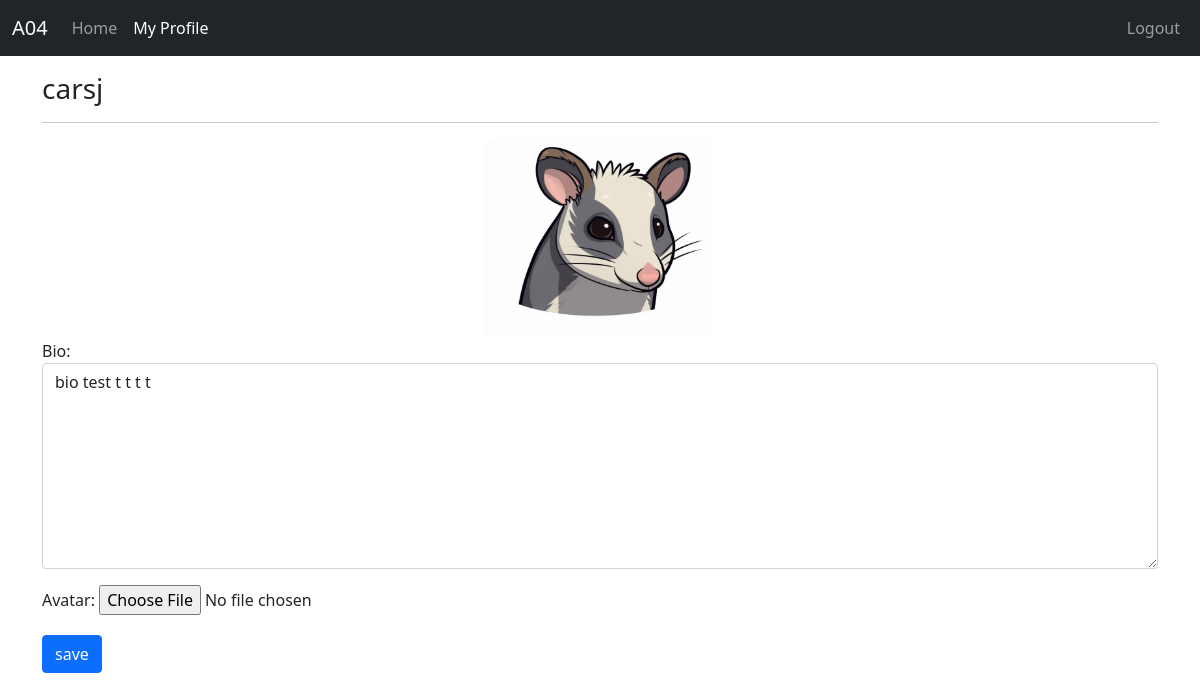
The page /profiles/my/ (signed in) on the database its author committed.
### profiles/models.py (models this page shows, shortened)
class Profile(models.Model):
    user = models.OneToOneField(User, on_delete=models.CASCADE)
    bio= models.TextField(blank=True)
    avatar = models.ImageField(default='avatar.png', upload_to='avatars')
    updated = models.DateTimeField(auto_now=True)
    created = models.DateTimeField(auto_now_add=True)

### profiles/views.py (the view, shortened to what this page needs)
# urls.py: path('my/', my_profile_view, name='my-profile'),
@login_required
def my_profile_view(request):
    obj = Profile.objects.get(user=request.user)
    form = ProfileForms(request.POST or None, request.FILES or None, instance=obj)
    context = {
        'obj': obj,
        'form': form,
    }
    return render(request, 'profiles/main.html', context)

### profiles/forms.py
class ProfileForms(forms.ModelForm):
    avatar = forms.ImageField(widget=forms.FileInput(attrs={'class': 'form-control-file'}))
    bio = forms.CharField(widget=forms.Textarea(attrs={'class': 'form-control', 'rows': 8}))
    class Meta:
        model = Profile
        fields = ("bio", "avatar")

### profiles/views.py (called while the page is built)
def is_ajax(request):
    return request.META.get('HTTP_X_REQUESTED_WITH') == 'XMLHttpRequest'

### profiles/templates/profiles/main.html (shortened to what this page needs)
{% extends "base.html" %}
{% load static %}
{% load crispy_forms_tags %}
{% block content %}
    <h3>{{obj.user}}</h3>
    <hr>
    <div class="text-center" id="avatar-box">
        <img src="{{obj.avatar.url}}" class="rounded" height="200" width="auto" alt="{{obj.user.username}}">
    </div>
    <form id="profile-form">
        {{ form.as_p }}
        <button type="submit" class="btn btn-primary mt-1">save</button>
    </form>
{% endblock content %}

### rows shown on the page
Profile: user "carsj", avatar (picture), bio "bio test t t t t"
